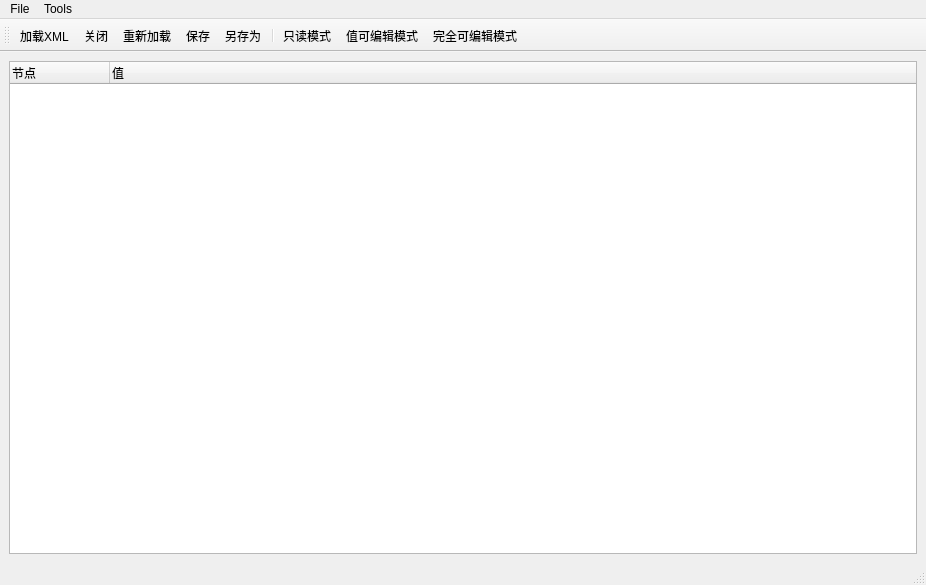
<?xml version="1.0" encoding="UTF-8"?>
<ui version="4.0">
 <class>XMLEditer</class>
 <widget class="QMainWindow" name="XMLEditer">
  <property name="geometry">
   <rect>
    <x>0</x>
    <y>0</y>
    <width>926</width>
    <height>585</height>
   </rect>
  </property>
  <property name="windowTitle">
   <string>XMl编辑器</string>
  </property>
  <property name="windowIcon">
   <iconset resource="tools.qrc">
    <normaloff>:/tools/res/configure.png</normaloff>:/tools/res/configure.png</iconset>
  </property>
  <widget class="QWidget" name="centralWidget">
   <layout class="QHBoxLayout" name="horizontalLayout">
    <item>
     <widget class="QTreeWidget" name="treeWidget_xml">
      <column>
       <property name="text">
        <string>节点</string>
       </property>
      </column>
      <column>
       <property name="text">
        <string>值</string>
       </property>
      </column>
     </widget>
    </item>
   </layout>
  </widget>
  <widget class="QMenuBar" name="menuBar">
   <property name="geometry">
    <rect>
     <x>0</x>
     <y>0</y>
     <width>926</width>
     <height>23</height>
    </rect>
   </property>
   <widget class="QMenu" name="menuFile">
    <property name="title">
     <string>File</string>
    </property>
    <addaction name="actionLoadXML"/>
    <addaction name="actionUnload"/>
    <addaction name="separator"/>
    <addaction name="actionSave_XML"/>
    <addaction name="actionSave_as_XML"/>
    <addaction name="actionReload"/>
   </widget>
   <widget class="QMenu" name="menuTools">
    <property name="title">
     <string>Tools</string>
    </property>
    <addaction name="actionReadOnlyMode"/>
    <addaction name="actionValueOnlyMode"/>
    <addaction name="actionAllMode"/>
   </widget>
   <addaction name="menuFile"/>
   <addaction name="menuTools"/>
  </widget>
  <widget class="QStatusBar" name="statusBar"/>
  <widget class="QToolBar" name="toolBar">
   <property name="windowTitle">
    <string>工具栏</string>
   </property>
   <attribute name="toolBarArea">
    <enum>TopToolBarArea</enum>
   </attribute>
   <attribute name="toolBarBreak">
    <bool>false</bool>
   </attribute>
   <addaction name="actionLoadXML"/>
   <addaction name="actionUnload"/>
   <addaction name="actionReload"/>
   <addaction name="actionSave_XML"/>
   <addaction name="actionSave_as_XML"/>
   <addaction name="separator"/>
   <addaction name="actionReadOnlyMode"/>
   <addaction name="actionValueOnlyMode"/>
   <addaction name="actionAllMode"/>
  </widget>
  <action name="actionLoadXML">
   <property name="icon">
    <iconset resource="tools.qrc">
     <normaloff>:/tools/res/dirOpen.png</normaloff>:/tools/res/dirOpen.png</iconset>
   </property>
   <property name="text">
    <string>加载XML</string>
   </property>
   <property name="shortcut">
    <string>Ctrl+O</string>
   </property>
  </action>
  <action name="actionSave_XML">
   <property name="icon">
    <iconset resource="tools.qrc">
     <normaloff>:/tools/res/fileSave.png</normaloff>:/tools/res/fileSave.png</iconset>
   </property>
   <property name="text">
    <string>保存</string>
   </property>
   <property name="shortcut">
    <string>Ctrl+S</string>
   </property>
  </action>
  <action name="actionSave_as_XML">
   <property name="icon">
    <iconset resource="tools.qrc">
     <normaloff>:/tools/res/fileSaveAs.png</normaloff>:/tools/res/fileSaveAs.png</iconset>
   </property>
   <property name="text">
    <string>另存为</string>
   </property>
   <property name="shortcut">
    <string>Ctrl+Shift+S</string>
   </property>
  </action>
  <action name="actionUnload">
   <property name="icon">
    <iconset resource="tools.qrc">
     <normaloff>:/tools/res/close.png</normaloff>:/tools/res/close.png</iconset>
   </property>
   <property name="text">
    <string>关闭</string>
   </property>
  </action>
  <action name="actionReload">
   <property name="icon">
    <iconset resource="tools.qrc">
     <normaloff>:/tools/res/reload.png</normaloff>:/tools/res/reload.png</iconset>
   </property>
   <property name="text">
    <string>重新加载</string>
   </property>
  </action>
  <action name="actionReadOnlyMode">
   <property name="icon">
    <iconset resource="tools.qrc">
     <normaloff>:/tools/res/documentFind.png</normaloff>:/tools/res/documentFind.png</iconset>
   </property>
   <property name="text">
    <string>只读模式</string>
   </property>
  </action>
  <action name="actionValueOnlyMode">
   <property name="icon">
    <iconset resource="tools.qrc">
     <normaloff>:/tools/res/deleteShape.png</normaloff>:/tools/res/deleteShape.png</iconset>
   </property>
   <property name="text">
    <string>值可编辑模式</string>
   </property>
  </action>
  <action name="actionAllMode">
   <property name="icon">
    <iconset resource="tools.qrc">
     <normaloff>:/tools/res/compareFiles.png</normaloff>:/tools/res/compareFiles.png</iconset>
   </property>
   <property name="text">
    <string>完全可编辑模式</string>
   </property>
  </action>
 </widget>
 <resources>
  <include location="tools.qrc"/>
 </resources>
 <connections/>
</ui>
